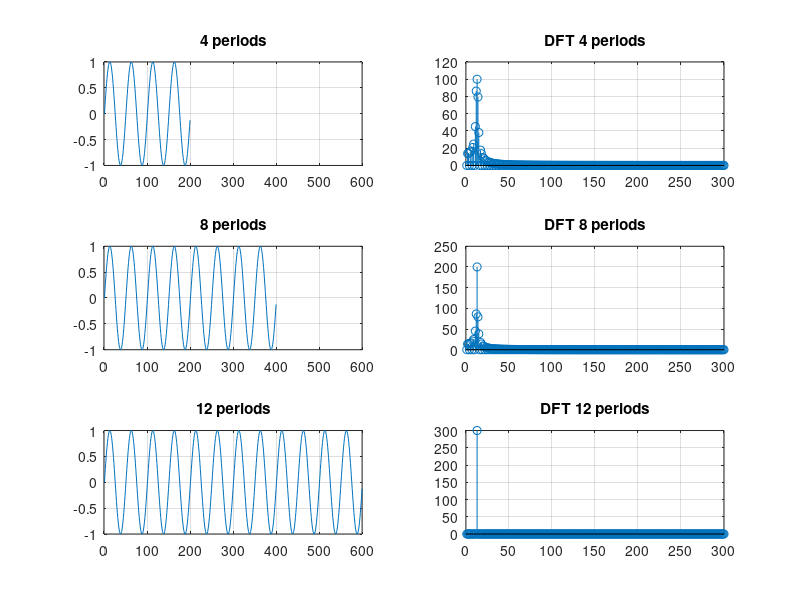

MATLAB code for this plot:
clear, close all;

fs = 200;
ts = 0: 1/fs: 1-1/fs;

x1 = sin(2*pi*4*ts);
x2 = [x1 x1];
x3 = [x1 x1 x1];

N = length(x3);

X1 = fft(x1, N);
X2 = fft(x2, N);
X3 = fft(x3, N);

subplot(3,2,1)
plot(x1), xlim([0 N]), grid on, title('4 periods');
subplot(3,2,2)
stem(abs(X1)), xlim([0 (N/2)]), grid on, title('DFT 4 periods');

subplot(3,2,3)
plot(x2), xlim([0 N]), grid on, title('8 periods');
subplot(3,2,4)
stem(abs(X2)), xlim([0 (N/2)]), grid on, title('DFT 8 periods');

subplot(3,2,5)
plot(x3), xlim([0 N]), grid on, title('12 periods');
subplot(3,2,6)
stem(abs(X3)), xlim([0 (N/2)]), grid on, title('DFT 12 periods');